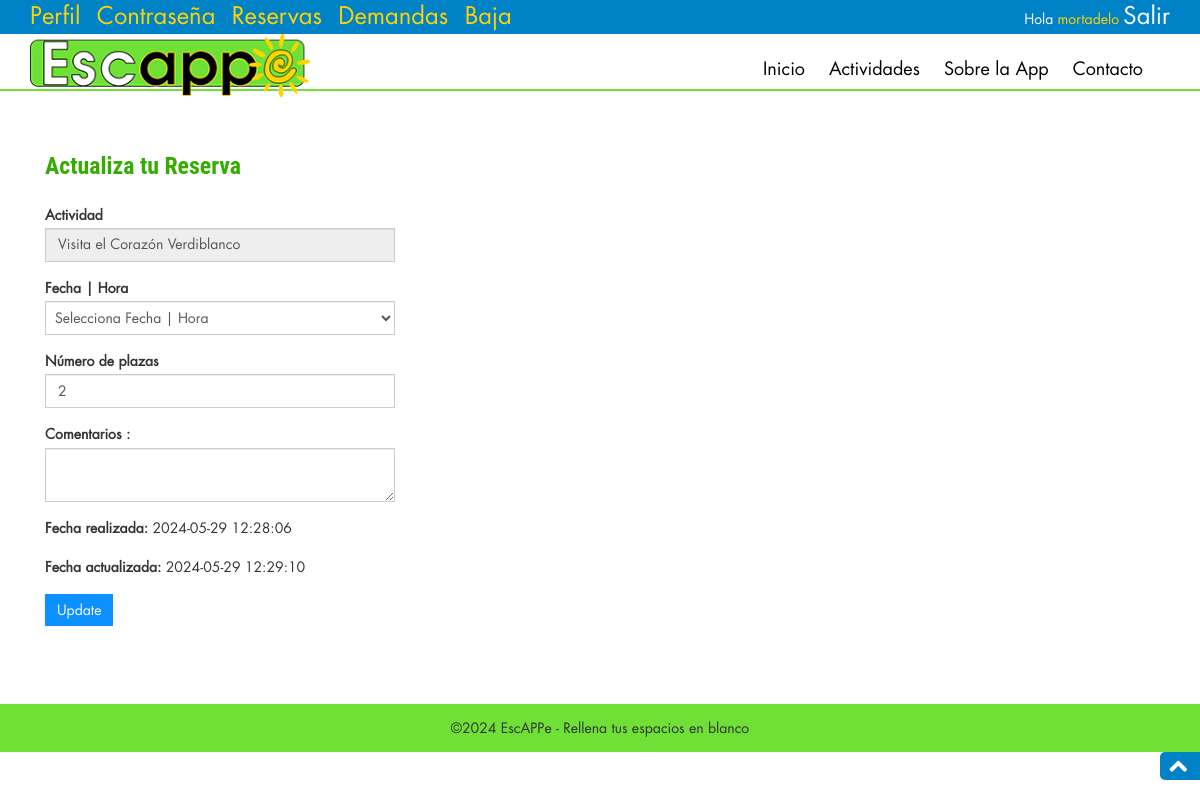
/reserva-update.php?upid=2 (signed in), run on an earlier commit of the app's database.
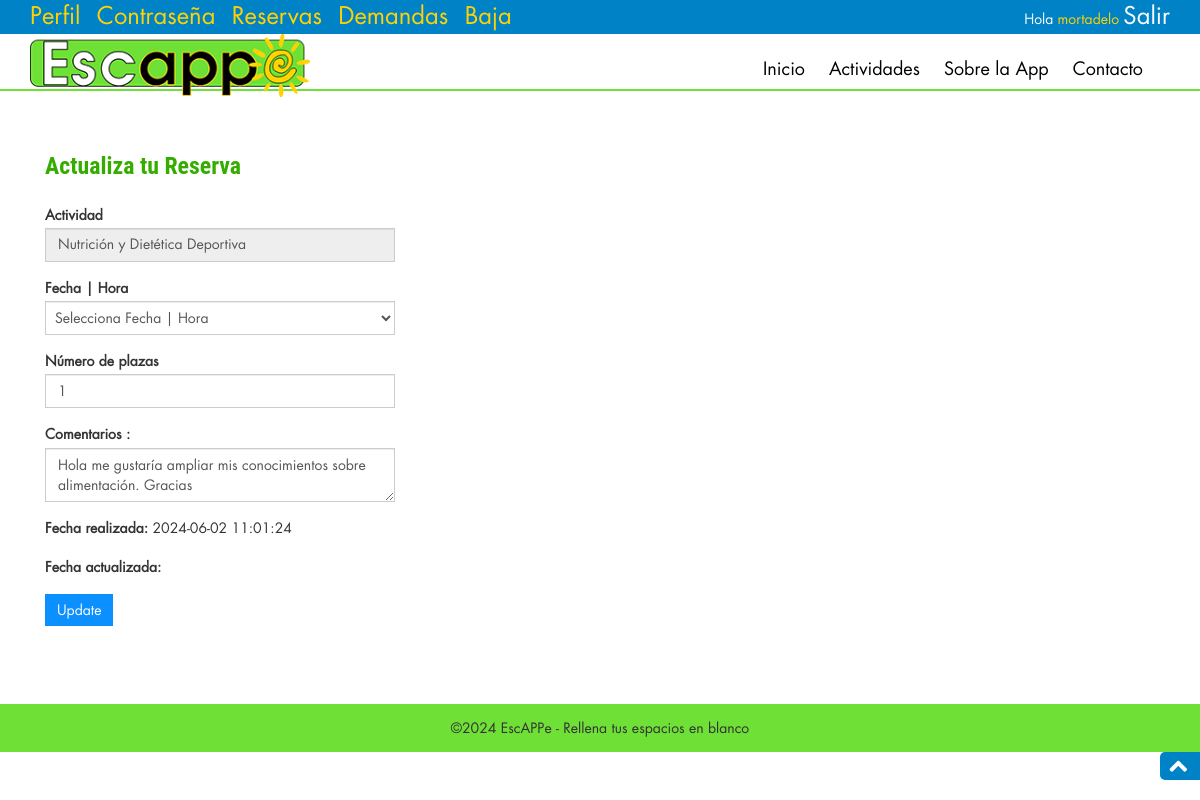
And on a later commit of the database.
### tables this page shows
CREATE TABLE `reserva` (
  `idReserva` int(10) NOT NULL,
  `fechaHora` varchar(100) NOT NULL,
  `nroPlazas` int(15) NOT NULL,
  `comentarios` varchar(255) DEFAULT NULL,
  `fechaRealizada` timestamp NOT NULL DEFAULT current_timestamp(),
  `fechActualizada` timestamp NULL DEFAULT NULL ON UPDATE current_timestamp(),
  `estado` int(10) DEFAULT 0,
  `canceladaPor` varchar(20) NOT NULL,
  `idActividad` int(10) NOT NULL,
  `idOfertante` int(10) DEFAULT NULL,
  `idConsumidor` int(10) DEFAULT NULL
);

CREATE TABLE `actividad` (
  `idActividad` int(10) NOT NULL,
  `nombreActividad` varchar(200) NOT NULL,
  `categoria` varchar(150) NOT NULL,
  `localizacion` varchar(100) DEFAULT NULL,
  `caracteristicas` varchar(255) DEFAULT NULL,
  `detalles` varchar(512) DEFAULT NULL,
  `fechasHora` varchar(200) DEFAULT NULL,
  `plazasOcupadas` varchar(15) DEFAULT NULL,
  `maxPlazas` int(5) DEFAULT NULL,
  `minPlazas` int(5) DEFAULT NULL,
  `duracion` int(11) DEFAULT NULL,
  `tarifa` int(10) DEFAULT NULL,
  `materialNecesario` varchar(150) NOT NULL,
  `materialOfrecido` tinyint(1) DEFAULT NULL,
  `plusMaterial` int(10) DEFAULT NULL,
  `condicionFisica` tinyint(1) DEFAULT NULL,
  `transporte` tinyint(1) DEFAULT NULL,
  `disponible` tinyint(1) DEFAULT 1,
  `imagen` varchar(100) DEFAULT NULL,
  `fechaPublicada` timestamp NOT NULL DEFAULT current_timestamp(),
  `fechActualizada` timestamp NULL DEFAULT NULL ON UPDATE current_timestamp(),
  `idOfertante` int(10) NOT NULL
);

### reserva-update.php (the view, shortened to what the changed rows need)
<?php
include ('includes/dbconnection.php');
if (strlen($_SESSION['entraConsumidor']) == 0) {
    header('Location:index.php');
} else {
    ?>
    <!DOCTYPE html>
    <html lang="es">
    <head>
        <link href="css/font-awesome/font-awesome.min.css" rel="stylesheet">
        <link rel="stylesheet" href="css/bootstrap-3.0.0/bootstrap.min.css" />
        <link rel="stylesheet" href="css/styles.css" />
    </head>
    <body>
        <section id="actividades" class="secPad">
            <div class="container">
                <div class="privacy">
                    <div class="container">
                        <form name="reservaUp" method="POST">
                            <?php
                            $idreserva = $_REQUEST['upid'];
                            $sql = "SELECT * FROM reserva WHERE idReserva=:idreserva";
                            $query = $dbh->prepare($sql);
                            $query->bindParam(':idreserva', $idreserva, PDO::PARAM_STR);
                            $query->execute();
                            $results = $query->fetchAll(PDO::FETCH_OBJ);
                            if ($query->rowCount() > 0) {
                                foreach ($results as $result) { ?>
                                    <p class="form-fit">
                                        <b>Actividad</b>
                                        <?php
                                        $aid = $result->idActividad;
                                        $sql2 = "SELECT * FROM actividad WHERE idActividad=:aid";
                                        $query2 = $dbh->prepare($sql2);
                                        $query2->bindParam(':aid', $aid, PDO::PARAM_STR);
                                        $query2->execute();
                                        $results2 = $query2->fetchAll(PDO::FETCH_OBJ);
                                        if ($query2->rowCount() > 0) {
                                            foreach ($results2 as $result2) {
                                                $actividad = $result2->nombreActividad;
                                            }
                                        }
                                        ?>
                                        <input type="text" name="nombreActividad" value="<?php echo htmlentities($actividad); ?>"
                                            class="form-control" id="nombreActividadID" required="" readonly="true">
                                    </p>
                                    <p class="form-fit">
                                        <b>Fecha | Hora</b>
                                        <select name="selectFechaHora" id="selectFechaHoraID" class="form-control form-fit"
                                            required>
                                            <option value="">Selecciona Fecha | Hora</option>
                                        </select>
                                    </p>
                                    <p class="form-fit">
                                        <b>Número de plazas</b>
                                        <input type="number" class="form-control" name="plazasSolicitadas" id="plazasSolicitadasID"
                                            min="1" value="<?php echo $result->nroPlazas; ?>" required="">
                                    </p>
                                    <p class="form-fit">
                                        <b>Comentarios :</b>
                                        <textarea class="form-control" name="comentarios" id="comentariosID"
                                            value=""><?php echo htmlentities($result->comentarios); ?></textarea>
                                    </p>
                                    <p class="form-fit">
                                        <b>Fecha realizada:</b>
                                        <?php echo htmlentities($result->fechaRealizada); ?>
                                    </p>
                                    <p class="form-fit">
                                        <b>Fecha actualizada:</b>
                                        <?php echo htmlentities($result->fechActualizada); ?>
                                    </p>
                                    <?php
                                }
                            } ?>
                            <p class="form-fit">
                                <button type="submit" name="reservaUpdate" class="btn-primary btn">Update</button>
                            </p>
                        </form>
                    </div>
                </div>
            </div>
        </section>
    </body>
    </html>
    <?php
} ?>

What changed in the data, as far as the page shows it:
removed reserva: nombreActividad "Visita el Corazón Verdiblanco", plazasSolicitadas "2", fechaRealizada "2024-05-29 12:28:06", fechActualizada "2024-05-29 12:29:10"
added reserva: nombreActividad "Nutrición y Dietética Deportiva", plazasSolicitadas "1", comentarios "Hola me gustaría ampliar mis conocimientos sobre alimentación. Gracias", fechaRealizada "2024-06-02 11:01:24"
